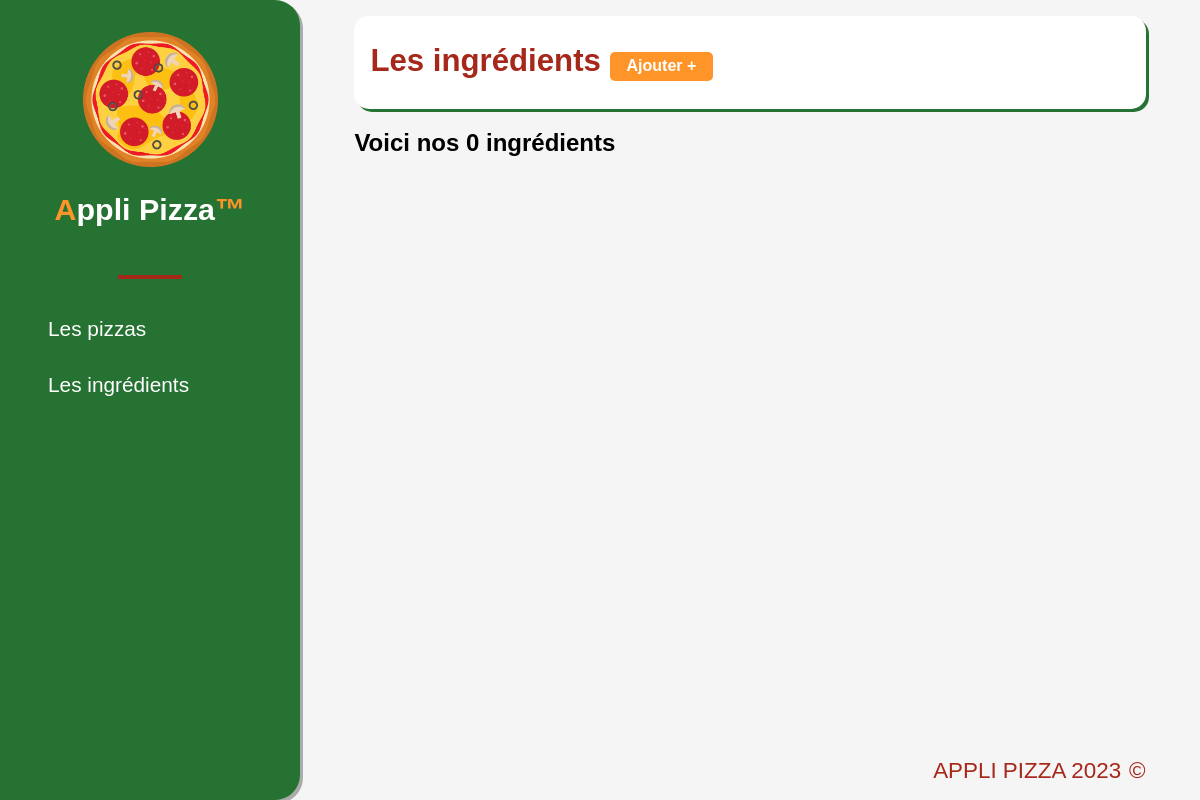
Before: /ingredients/ with the older database file.
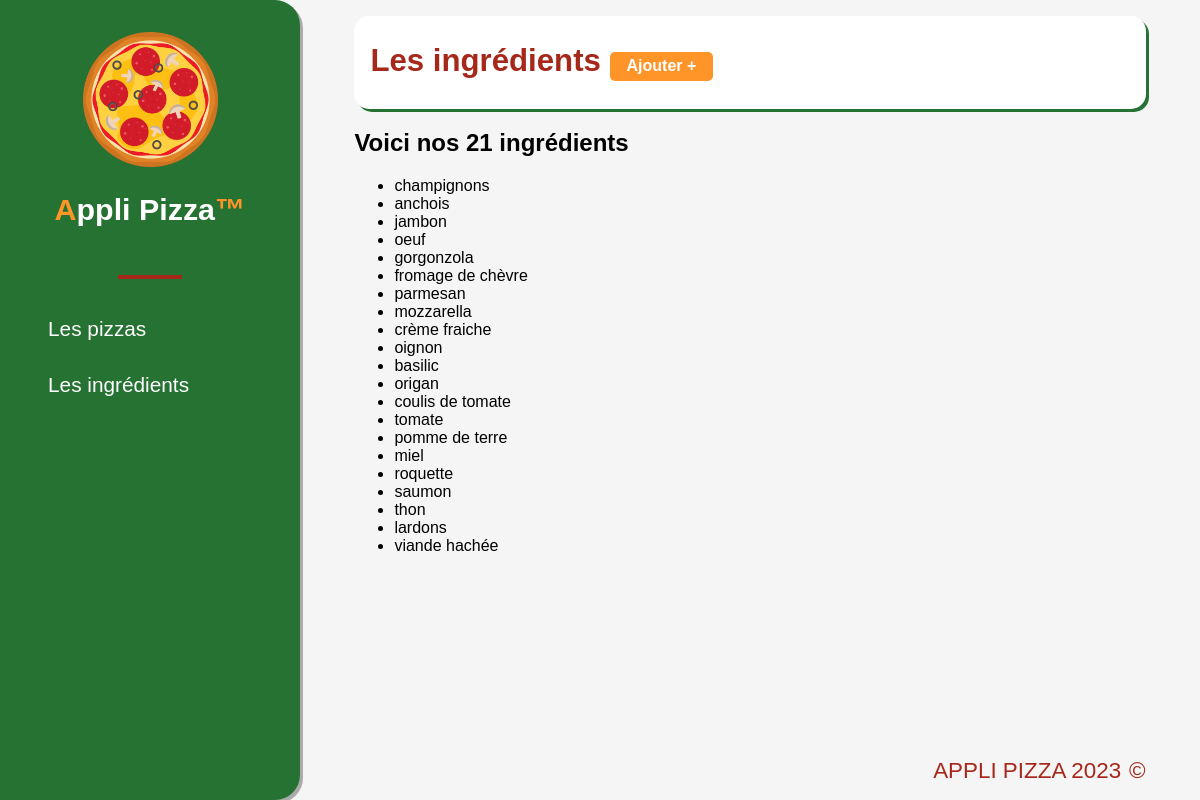
After: the same page with the newer database file.
### applipizza/models.py (models this page shows)
class Ingredient(models.Model):
    idIngredient = models.AutoField(primary_key=True)
    nomIngredient = models.CharField(max_length=50, verbose_name="Nom de l'ingrédient")
    def __str__(self) -> str:
        return self.nomIngredient

### applipizza/views.py (the view)
# urls.py: path('ingredients/', views.ingredients),
def ingredients(request):
    lesIngredients = Ingredient.objects.all()
    return render(request, 'applipizza/ingredients.html', {'ingredients': lesIngredients})

### applipizza/templates/applipizza/ingredients.html (shortened to what this page needs)
{% extends 'applipizza/base.html' %}
{% block title_page %}
Les ingrédients
        <a href="/ingredients/add" class="link_to_add">Ajouter +</a>
{% endblock %}
{% block content %}
<h2>Voici nos {{ ingredients|length }} ingrédients</h2>
<ul>
    {% for ing in ingredients %}
    <li>{{ ing }}</li>
    {% endfor %}
</ul>
{% endblock %}

### applipizza/templates/applipizza/base.html (shortened to what this page needs)
{% load static %}
<!DOCTYPE html>
<html lang="fr">
<head>
    <link rel="stylesheet" href="{% static 'applipizza/css/styles.css' %}">
</head>
<body>
<section class="wrapper">
    <header>
        <img src="{% static 'applipizza/img/favicon.png' %}" alt="Logo" class="logo">
        <h1><span class="red">A</span>ppli Pizza<span class="red">™</span></h1>
        <hr>
        <nav>
            <div><a href="/pizzas/">Les pizzas</a></div>
            <div><a href="/ingredients">Les ingrédients</a></div>
        </nav>
    </header>
    <section class="wrapper_content">
        <main>
            <section class="title">
                <h2>{% block title_page %}{% endblock %}</h2>
            </section>
            {% block content %}{% endblock %}
        </main>
        <footer>
            Appli pizza 2023
        </footer>
    </section>
</section>
</body>
</html>

### applipizza/static/applipizza/css/styles.css (style rules this page uses)
html, body { margin: 0; padding: 0; font-family: "Arial", sans-serif; background-color: whitesmoke; }
header { min-width: 300px; background-color: #267232; color: white; display: flex; align-items: center; flex-direction: column; border-radius: 0 25px 25px 0; box-shadow: 3px 3px 0 rgba(0,0,0,0.3); padding-top: 2rem; }
header h1 { font-family: "Arial Black", sans-serif; font-size: 1.9rem; }
header img { max-width: 135px; }
header hr { width: 20%; border: 2px solid #a6281b; margin: 1.4rem auto; }
.red { color: #ff9428; }
.wrapper { display: flex; height: 100vh; }
.wrapper_content { flex: 1; display: flex; flex-direction: column; padding: 1rem 3.4rem 1rem; }
footer { flex: 1; display: flex; align-items: flex-end; justify-content: flex-end; font-size: 1.4rem; color: #a6281b; text-transform: uppercase; font-family: "Arial Rounded MT Bold", sans-serif; }
footer:after { content: " ©"; margin-left: .5rem; }
nav { display: flex; justify-content: center; flex-direction: column; width: 100%; }
nav > div { padding: 0; }
nav > div > a { color: #fff; display: block; padding: 1rem 2rem; text-decoration: none; font-family: "Arial Rounded MT Bold", sans-serif; font-size: 1.3rem; transition: all .3s ease-in-out; border-radius: 15px 0 0 15px; margin-left: 1rem; }
.title { background-color: white; box-shadow: 3px 3px 0 #267232; padding: 0.1rem 1rem; color: #a6281b; font-family: "Arial Rounded MT Bold", sans-serif; font-size: 1.3rem; border-radius: 15px; }
.logo { animation: rotate 20s infinite linear; }
.link_to_add { background-color: #ff9428; color: white; font-family: "Arial Rounded MT Bold", sans-serif; padding: 0.3rem 1rem; display: inline-block; font-size: 16px; text-decoration: none; border-radius: 5px; transition: all .2s ease-in-out; border: 1px solid transparent; }

Changed rows visible on the page:
added Ingredient: nomIngredient "champignons"
added Ingredient: nomIngredient "anchois"
added Ingredient: nomIngredient "jambon"
added Ingredient: nomIngredient "oeuf"
added Ingredient: nomIngredient "gorgonzola"
added Ingredient: nomIngredient "fromage de chèvre"
added Ingredient: nomIngredient "parmesan"
added Ingredient: nomIngredient "mozzarella"
added Ingredient: nomIngredient "crème fraiche"
added Ingredient: nomIngredient "oignon"
added Ingredient: nomIngredient "basilic"
added Ingredient: nomIngredient "origan"
added Ingredient: nomIngredient "coulis de tomate"
added Ingredient: nomIngredient "tomate"
added Ingredient: nomIngredient "pomme de terre"
added Ingredient: nomIngredient "miel"
added Ingredient: nomIngredient "roquette"
added Ingredient: nomIngredient "saumon"
added Ingredient: nomIngredient "thon"
added Ingredient: nomIngredient "lardons"
added Ingredient: nomIngredient "viande hachée"
Other visible differences:
{{ ingredients|length }}: "0" → "21"
